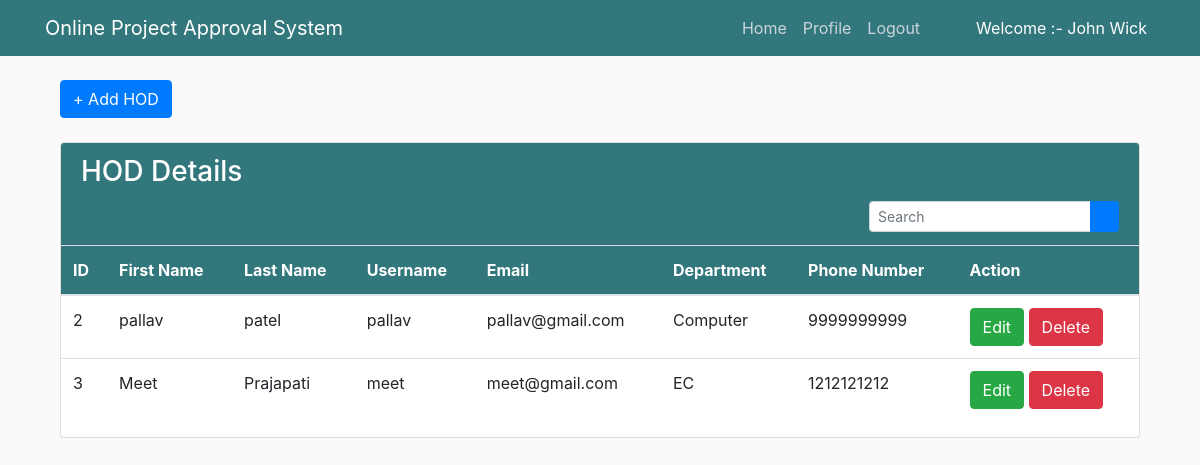
The page /manage_hod/ (signed in) on the database its author committed.
### project/models.py (models this page shows, shortened)
class CustomUser(AbstractUser):
    user_type_data = ((1, 'Admin'), (2, 'HOD'), (3, 'Guide'), (4, 'Student'))
    user_type = models.CharField(default = 1, choices = user_type_data, max_length = 10)

class HOD(models.Model):
    id = models.AutoField(primary_key = True)
    admin = models.OneToOneField(CustomUser, on_delete= models.CASCADE)
    phone_number = models.CharField(max_length=15)
    department = models.CharField(max_length=20)
    objects = models.Manager()

### project/adminViews.py (the view)
# urls.py: path('manage_hod/', adminViews.manage_hod, name="manage_hod"),
def manage_hod(request):
    hods = HOD.objects.all()
    query = request.GET.get('query')
    if query:
        query = query.split()
        if len(query) == 2:
            hods = hods.filter(admin__first_name__contains=query[0] , admin__last_name__contains= query[1])
        else:
            hods = hods.filter(Q(admin__first_name__contains=query[0]) | Q(admin__last_name__contains = query[0]))
    context = {
        "hods": hods
    }
    return render(request, "project/admin_templates/manage_hod.html", context)

### project/LoginCheckMiddleWare.py (called while the page is built, shortened)
    def process_view(self, request, view_func, view_args, view_kwargs):
        modulename = view_func.__module__
        user = request.user
        if user.is_authenticated:
            if user.user_type == "1":
                if modulename == "project.adminViews":
                    pass
                elif modulename == "project.views" or modulename == "django.views.static":
                    pass
                else:
                    return redirect("admin_home")
            else:
                return redirect("doLogin")

### project/templates/project/admin_templates/manage_hod.html (shortened to what this page needs)
{% extends 'project/admin_templates/manage_base.html' %}
{% block content %}
{% load static %}
<section class="content">
        <div class="container-fluid">
            <a class="btn btn-primary" href="{% url 'add_hod' %}" role="button">+ Add HOD</a> <br/>&nbsp;
            <div class="row">
                <div class="col-md-12">
                    <div class="card">
                        <div class="card-header">
                            <h3 class="card-title">HOD Details</h3>
                            <div class="card-tools float-right">
                            <form method="GET">
                            <div class="input-group input-group-sm" style="width: 250px;">
                                <input type="text" name="query" class="form-control float-right" placeholder="Search">
                                <div class="input-group-append">
                                <button type="submit" class="btn btn-primary"><i class="fas fa-search"></i></button>
                                </div>
                            </div>
                            </form>
                            </div>
                        </div>
                        <div class="card-body table-responsive p-0">
                            <table class="table table-hover text-nowrap">
                            <thead>
                                <tr>
                                <th>ID</th>
                                <th>First Name</th>
                                <th>Last Name</th>
                                <th>Username</th>
                                <th>Email</th>
                                <th>Department</th>
                                <th>Phone Number</th>
                                <th>Action</th>
                                </tr>
                            </thead>
                            <tbody>
                                {% if hods %}
                                {% for h in hods %}
                                <tr>
                                <td>{{ h.admin.id }}</td>
                                <td>{{ h.admin.first_name }}</td>
                                <td>{{ h.admin.last_name }}</td>
                                <td>{{ h.admin.username }}</td>
                                <td>{{ h.admin.email }}</td>
                                <td>{{ h.department }}</td>
                                <td>{{ h.phone_number }}</td>
                                <td>
                                    <a href="{% url 'edit_hod' h.admin.id %}" class="btn btn-success">Edit</a>
                                    <a href="{% url 'delete_hod' h.admin.id %}" class="btn btn-danger">Delete</a>
                                </td>
                                </tr>
                                {% endfor %}
                                {% else %}
                                    <h4 style="color:red">HOD not available. Try again !!!</h4>
                                {% endif %}
                              </tbody>
                            </table>
                        </div>
                        </div>
                </div>
            </div>
        </div>
      </section>
  {% endblock  %}

### project/templates/project/admin_templates/manage_base.html (shortened to what this page needs)
{% load static %}
<!DOCTYPE html>
<html lang="en" dir="ltr">
  <head>
    <link rel="stylesheet" href="https://stackpath.bootstrapcdn.com/bootstrap/4.3.1/css/bootstrap.min.css">
    <link rel="stylesheet" href="{% static "fontawesome-free/css/all.min.css" %}">
  <link rel="stylesheet" href="{% static 'project/main.css' %}">
  </head>
  <body>
    <header class="site-header">
      <nav class="navbar navbar-expand-md navbar-dark bg-steel fixed-top">
        <div class="container">
          <a href="/" class="navbar-brand mr-4" >Online Project Approval System</a>
          <div class="collapse navbar-collapse" id="navbarToggle">
            <div class="navbar-nav">
              {% if user.is_authenticated %}
                <a href="{% url 'admin_home' %}" class="nav-item nav-link">Home</a>
                <a href="{% url 'admin_profile' %}" class="nav-item nav-link">Profile</a>
                <a href="{% url 'logout_user' %}" class="nav-item nav-link">Logout</a>
                <a class="nav-item nav-link pl-5" style="color:white;"> Welcome :- {{ user.first_name }} {{ user.last_name }}</a>
              {% else %}
                <a href="{% url 'project-home' %}" class="nav-item nav-link">Home</a>
                <a href="{% url 'doLogin' %}" class="nav-item nav-link">Login</a>
                <a href="{% url 'project-about' %}" class="nav-item nav-link">About</a>
              {% endif %}
            </div>
          </div>
        </div>
      </nav>
    </header>
   <main role="main" class="container">
      <div class="row">
        <div class="col-md-12">
          {% block content %}
          {% endblock %}
        </div>
      </div>
    </main>
  </body>
</html>

### static/project/main.css (style rules this page uses)
body { background: #fafafa; color: #333333; margin-top: 5rem; }
h1, h2, h3, h4, h5, h6 { color: #444444; }
.bg-steel { background-color: #32777c; }
.site-header .navbar-nav .nav-link { color: #cbd5db; }

### project/templates/project/admin_templates/manage_base.html (style rules this page uses)
.card-header { background-color : #32777c; }
h3 { color:white; }
thead { background-color : #32777c; }
th { color : white; }

### rows shown on the page
CustomUser: first_name "John", last_name "Wick"
HOD: admin.id "2", admin.first_name "pallav", admin.last_name "patel", admin.username "pallav", admin.email "pallav@gmail.com", department "Computer", phone_number "9999999999"
HOD: admin.id "3", admin.first_name "Meet", admin.last_name "Prajapati", admin.username "meet", admin.email "meet@gmail.com", department "EC", phone_number "1212121212"
